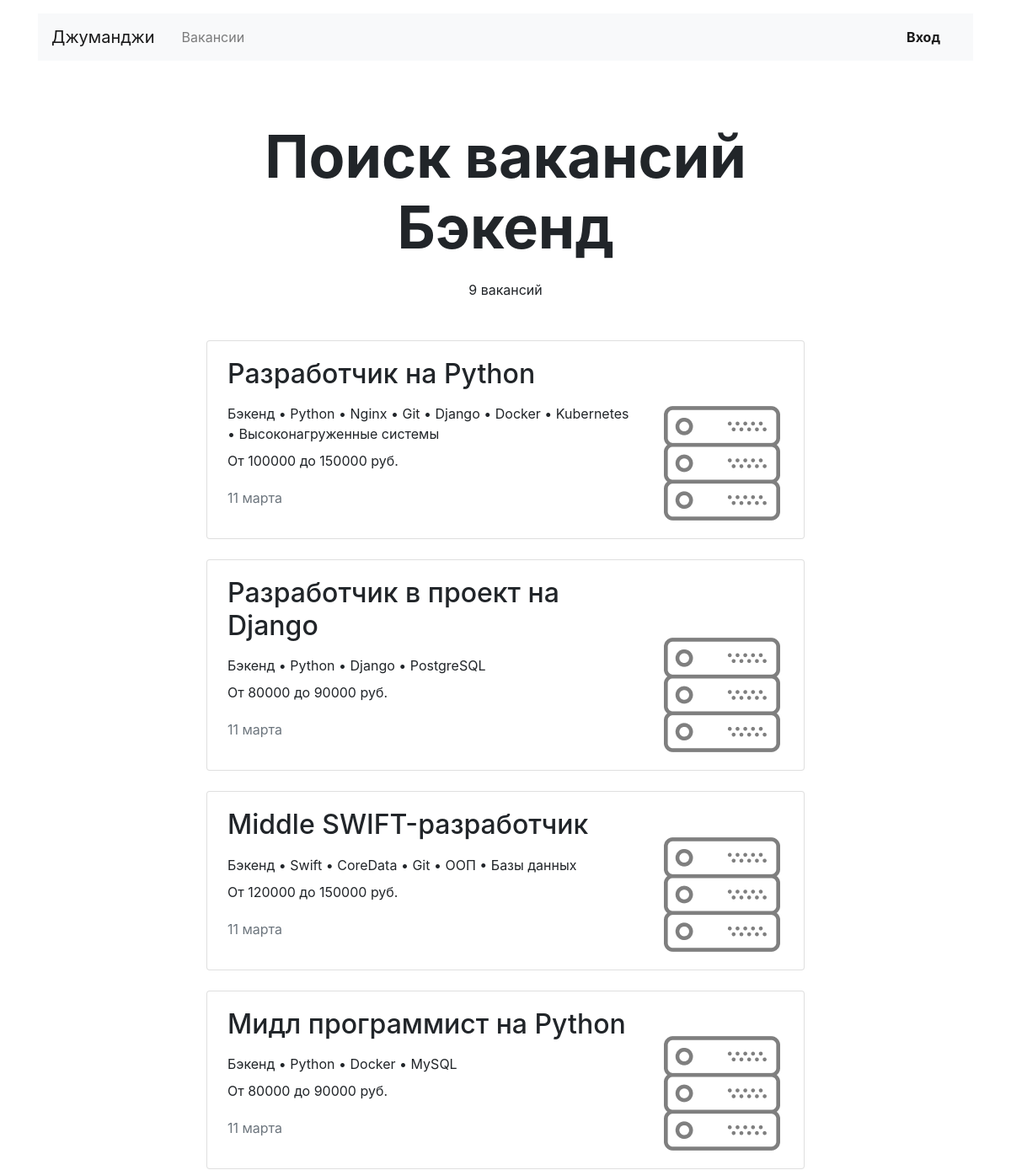
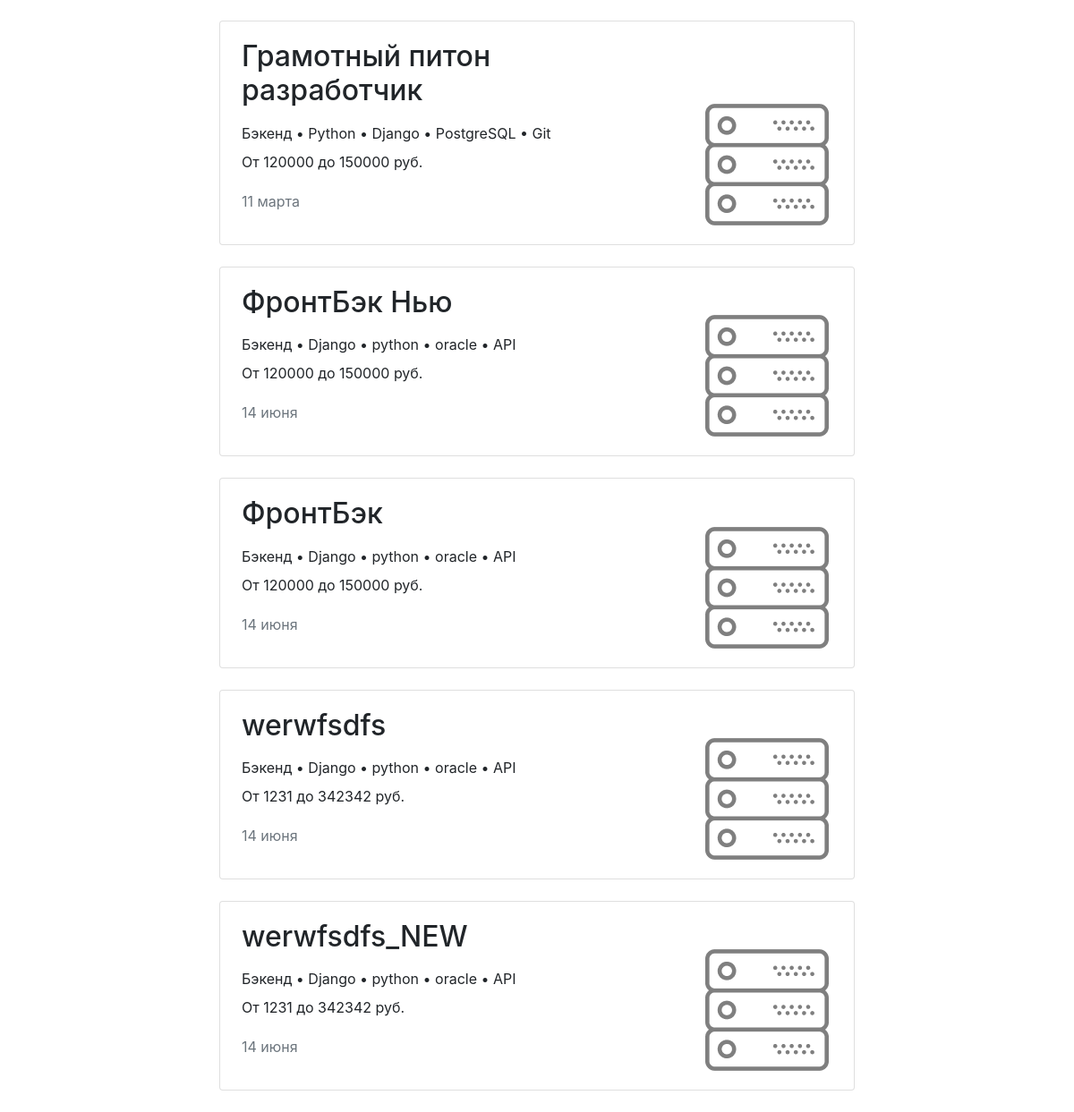
The page /vacancies/cat/backend/ on the database its author committed (2 pictures, top to bottom).
### job/models.py (models this page shows, shortened)
class Specialty(models.Model):
    code = models.CharField(max_length=32)
    title = models.CharField(max_length=50)
    picture = models.ImageField(upload_to=MEDIA_SPECIALITY_IMAGE_DIR)

class Vacancy(models.Model):
    title = models.CharField(max_length=64)
    specialty = models.ForeignKey(Specialty, on_delete=models.CASCADE, related_name='vacancies', null=True)
    company = models.ForeignKey(Company, on_delete=models.CASCADE, related_name='vacancies')
    skills = models.CharField(max_length=64)
    description = models.CharField(max_length=32)
    salary_min = models.IntegerField()
    salary_max = models.IntegerField()
    published_at = models.DateField(max_length=32, null=True)

### job/views/public.py (the view)
# urls.py: path('vacancies/cat/<str:category>/', SpecializationView.as_view(), name='vacancy_by_specialisation'),
class SpecializationView(View):
    def get(self, request, category):
        try:
            vacancies = Vacancy.objects.filter(specialty__code=category)
            for_header = Specialty.objects.get(code=category)
        except Specialty.DoesNotExist:
            raise Http404
        for vacancy in vacancies:
            vacancy.skills = vacancy.skills.split(', ')
        context = {
            'vacancies': vacancies,
            'count': vacancies.count(),
            'header': for_header
        }
        return render(request, 'job/vacancies.html', context)

### job/templates/job/vacancies.html
{% extends 'job/base.html' %}
{% block content %}
<main class="container mt-3">
  <section>
    <h1 class="h1 text-center mx-auto mt-4 pt-5" style="font-size: 70px;"><strong>Поиск вакансий <p>{{ header.title }}</p></strong></h1>
    <p class="text-center pt-1">{{ count }} вакансий</p>
    <div class="row mt-5">
      <div class="col-12 col-lg-8 offset-lg-2 m-auto">
        {% for vacancy in vacancies %}
        <div class="card mb-4">
          <div class="card-body px-4">
            <div class="row">
              <div class="col-12 col-md-8 col-lg-9">
                <h2 class="h2 pb-2">{{ vacancy.title }}</h2>
                <p class="mb-2">{{ vacancy.specialty.title }} • {{ vacancy.skills|join:" • " }}</p>
                <p>От {{ vacancy.salary_min }} до {{ vacancy.salary_max }} руб.</p>
                <p class="text-muted pt-1">{{ vacancy.published_at|date:"d E" }}</p>
              </div>
              <div class="col-12 col-md-4 col-lg-3 d-flex align-items-end">
                <a href="{% url 'vacancy' vacancy.id %}"><img src="{{ vacancy.specialty.picture.url }}"  alt=""></a>
              </div>
            </div>
          </div>
        </div>
        {% endfor %}
      </div>
    </div>
  </section>
</main>
{% endblock %}

### rows shown on the page
Specialty: title "Бэкенд"
Vacancy: title "Разработчик на Python", specialty "Бэкенд", skills "Python • Nginx • Git • Django • Docker • Kubernetes • Высоконагруженные системы", salary_min "100000", salary_max "150000", published_at "11 марта", specialty.picture (picture)
Vacancy: title "Разработчик в проект на Django", specialty "Бэкенд", skills "Python • Django • PostgreSQL", salary_min "80000", salary_max "90000", published_at "11 марта", specialty.picture (picture)
Vacancy: title "Middle SWIFT-разработчик", specialty "Бэкенд", skills "Swift • CoreData • Git • ООП • Базы данных", salary_min "120000", salary_max "150000", published_at "11 марта", specialty.picture (picture)
Vacancy: title "Мидл программист на Python", specialty "Бэкенд", skills "Python • Docker • MySQL", salary_min "80000", salary_max "90000", published_at "11 марта", specialty.picture (picture)
Vacancy: title "Грамотный питон разработчик", specialty "Бэкенд", skills "Python • Django • PostgreSQL • Git", salary_min "120000", salary_max "150000", published_at "11 марта", specialty.picture (picture)
Vacancy: title "ФронтБэк Нью", specialty "Бэкенд", skills "Django • python • oracle • API", salary_min "120000", salary_max "150000", published_at "14 июня", specialty.picture (picture)
Vacancy: title "ФронтБэк", specialty "Бэкенд", skills "Django • python • oracle • API", salary_min "120000", salary_max "150000", published_at "14 июня", specialty.picture (picture)
Vacancy: title "werwfsdfs", specialty "Бэкенд", skills "Django • python • oracle • API", salary_min "1231", salary_max "342342", published_at "14 июня", specialty.picture (picture)
Vacancy: title "werwfsdfs_NEW", specialty "Бэкенд", skills "Django • python • oracle • API", salary_min "1231", salary_max "342342", published_at "14 июня", specialty.picture (picture)

### other values the page prints
{{ count }} "9"
